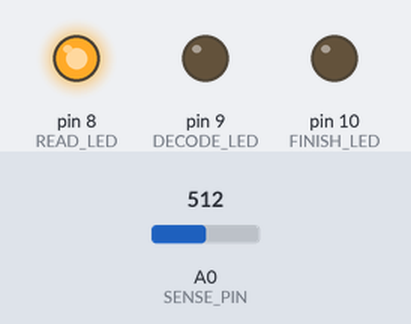
The sketch below on a simulated Arduino Uno, built with avr-gcc and run on an emulated ATmega328P. Parts: output pins drawn as LEDs (lit = HIGH). The test bench sets the inputs (shaded band); at power-on: A0 (SENSE_PIN) = 512. What the sketch prints to the serial monitor is not drawn.

Above: at 1.2 s.
1.3 s: A0 (SENSE_PIN) set to 110
2.8 s: A0 (SENSE_PIN) set to 93
At 4.6 s:
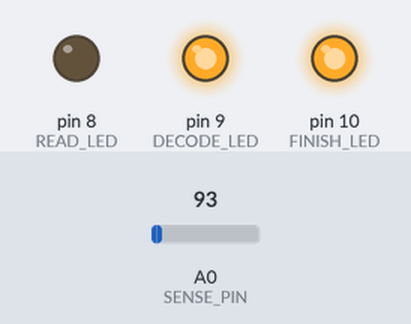
5.3 s: A0 (SENSE_PIN) set to 122
At 5.7 s:
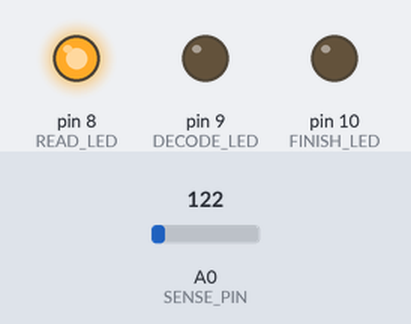
6.8 s: A0 (SENSE_PIN) set to 90
At 7.2 s:
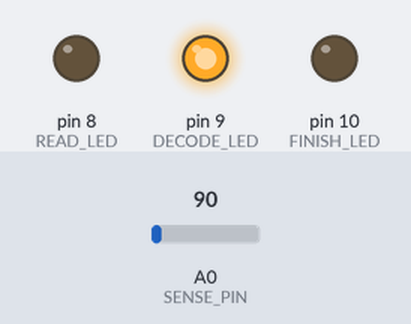
Timing chart, 0 to 9.8 s (numbered marks = the images above; inputs shaded):
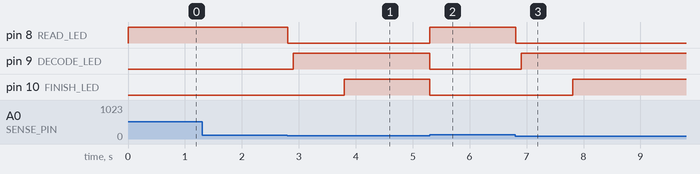

The sketch:

vlightsensor.ino
```cpp
// 2 for word
// 3 for space
// 4 for new line
#define SENSE_PIN A0
#define READ_LED 8
#define DECODE_LED 9
#define FINISH_LED 10
void setup() {
  Serial.begin(9600);
  pinMode(READ_LED, OUTPUT);
  pinMode(DECODE_LED, OUTPUT);
  pinMode(FINISH_LED, OUTPUT);
}
unsigned long int now_time = 0;
int first_time_sensed = 0;
int spaced = 0;
int dotted = 0;
void loop() {
  /*if(senseAvailable()) {
    int value = senseData();
    Serial.println(value);
  }*/
  if(senseAvailable()) {
    digitalWrite(READ_LED, HIGH);
    digitalWrite(DECODE_LED, LOW);
    digitalWrite(FINISH_LED, LOW);
    first_time_sensed = 1;
    char value = senseCalculate();
    Serial.print(value);
    now_time = millis();
    spaced = 0;
    dotted = 0;
  }
  digitalWrite(READ_LED, LOW);
  if(millis() - now_time > 100 && first_time_sensed == 1 && spaced == 0) {
    digitalWrite(DECODE_LED, HIGH);
    Serial.print("2");
    spaced = 1;
  }
  if(millis() - now_time > 300 && first_time_sensed == 1 && dotted == 0) {
    digitalWrite(DECODE_LED, HIGH);
    Serial.print("32");
    dotted = 1;
  }
  if(millis() - now_time > 1000 && first_time_sensed == 1) {
    digitalWrite(FINISH_LED, HIGH);
    Serial.print("42");
    first_time_sensed = 0;
    now_time = millis();
  }
}
int senseData() {
  int sum = 0;
  while(analogRead(SENSE_PIN) >= 100) {
    sum++;
    delay(10);
  }
  return sum;
}
int senseAvailable() {
  if(analogRead(SENSE_PIN) >= 100) {
    return 1;
  }
  return 0;
}
char senseCalculate() {
    int value = senseData();
    // >= 6 for 0.05 && >= 25 for 0.2
    if(value >= 8)
      return '1';
    return '0';
}
```

Measured:
- the behaviour switches between 100 and 99 on A0 (SENSE_PIN) (found by bisection; images 0 and 1)
- after the input at 1.3 s, every drawn part: stays the same
- after the input at 2.8 s, pin 8 (READ_LED): HIGH → LOW at once; pin 9 (DECODE_LED): LOW → HIGH after 0.10 s; pin 10 (FINISH_LED): LOW → HIGH after 1.0 s
- after the input at 5.3 s, pin 8 (READ_LED): LOW → HIGH at once; pin 9 (DECODE_LED), pin 10 (FINISH_LED): HIGH → LOW at once
- after the input at 6.8 s, pin 8 (READ_LED): HIGH → LOW at once; pin 9 (DECODE_LED): LOW → HIGH after 0.11 s; pin 10 (FINISH_LED): LOW → HIGH after 1.0 s
